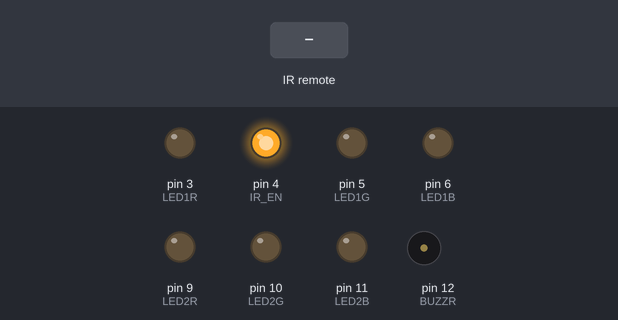
Simulated run of this sketch. Board: Arduino Nano, built with avr-gcc and run on an emulated ATmega328P. On the bench: output pins drawn as LEDs (lit = HIGH), buzzer (waves = sounding, pin HIGH). Inputs (shaded band) come from the test bench. Random numbers use the default seed unless the sketch sets one; what the sketch prints to the serial monitor is not drawn.

Above: at 1.2 s.
1.3 s: infrared code 0xE0E09E61 received
At 1.34 s:
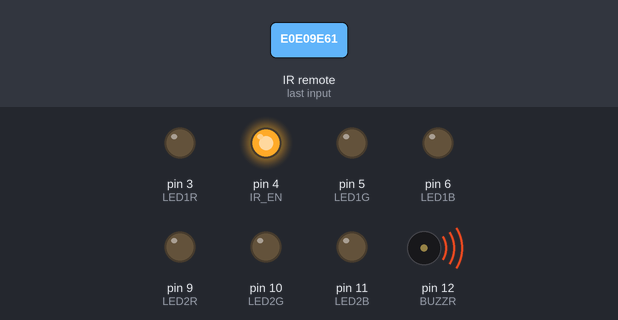
4.3 s: infrared code 0xE0E09E61 received
Timing chart, 0 to 7.3 s (numbered marks = the images above; inputs shaded):
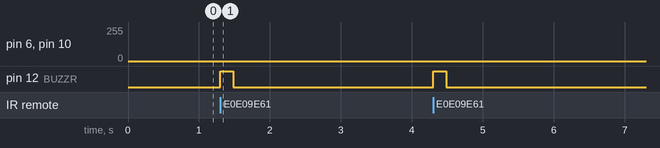

The sketch:

lasertag_prototyp_target.ino
```cpp
#include <IRremote.h>

// Config
const int hits_to_destroy = 3;

// Pin setup
const int LED1R = 3;
const int LED1G = 5;
const int LED1B = 6;
const int LED2R = 9;
const int LED2G = 10;
const int LED2B = 11;
const int BUZZR = 12;
const int IR_EN = 4;
const int IR_SI = 2;

// Used variables
float fader = 0;
float amount = 0.3;

int timer_blue = 0;
int timer_green = 0;
int hit_blue = 0;
int hit_green = 0;
int points_blue = 0;
int points_green = 0;

IRrecv irrecv(IR_SI);
decode_results results;

void setup() {
  Serial.begin(9600);

  pinMode(LED1R, OUTPUT);
  pinMode(LED1G, OUTPUT);
  pinMode(LED1B, OUTPUT);
  pinMode(LED2R, OUTPUT);
  pinMode(LED2G, OUTPUT);
  pinMode(LED2B, OUTPUT);
  pinMode(BUZZR, OUTPUT);
  pinMode(IR_EN, OUTPUT);

  digitalWrite(IR_EN, HIGH);

  irrecv.enableIRIn();

  //Serial.println("Setup completed. Starting routine.");
}

void loop() {
  if (irrecv.decode(&results)) {
    //Serial.print("Got IR command: ");
    //Serial.println(results.value, HEX);
    if (results.value == 0xE0E09E61 || results.value == 0xD2B47) {
      //Serial.println("I was tagged.");
      digitalWrite(BUZZR, HIGH);
      float burstfade = 128;
      float burstamount = 1.5;
      while (burstfade > 0) {
        analogWrite(LED1R, burstfade);
        analogWrite(LED1G, burstfade);
        analogWrite(LED1B, burstfade);
        analogWrite(LED2R, burstfade);
        analogWrite(LED2G, burstfade);
        analogWrite(LED2B, burstfade);
        burstfade += burstamount;
        if (burstfade >= 255) {
          burstamount = -2 * burstamount;
        }
        delay(1);
      }
      digitalWrite(BUZZR, LOW);
      if (results.value == 0xE0E09E61) {
        hit_blue += 1;
        timer_blue = 0;
        if (hit_green > 0) {
          hit_green -= 1;
        }
      } else if (results.value == 0xD2B47) {
        hit_green += 1;
        timer_green = 0;
        if (hit_blue > 0) {
          hit_blue -= 1;
        }
      }
      Serial.print("Blue: ");
      Serial.print(hit_blue);
      Serial.print(" | Green: ");
      Serial.println(hit_green);
      if (hit_blue >= hits_to_destroy || hit_green >= hits_to_destroy) {
        analogWrite(LED1R, 0);
        analogWrite(LED1G, 0);
        analogWrite(LED1B, 0);
        analogWrite(LED2R, 0);
        analogWrite(LED2G, 0);
        analogWrite(LED2B, 0);
        delay(5000);
        if (hit_blue >= hits_to_destroy) {
          analogWrite(LED1B, 255);
          analogWrite(LED2B, 255);
          points_blue++;
        } else {
          analogWrite(LED1G, 255);
          analogWrite(LED2G, 255);
          points_green++;
        }
        Serial.print("SCORES Blue: ");
        Serial.print(points_blue);
        Serial.print(" | Green: ");
        Serial.println(points_green);
        fader = 128;
        hit_green = 0;
        hit_blue = 0;
        delay(10000);
        analogWrite(LED1R, 0);
        analogWrite(LED1G, 0);
        analogWrite(LED1B, 0);
        analogWrite(LED2R, 0);
        analogWrite(LED2G, 0);
        analogWrite(LED2B, 0);
        Serial.println("Reactivated.");
        delay(random(1, 5) * 1000);
      } else {
        delay(50);
      }
    }
    irrecv.resume();
    irrecv.enableIRIn();
  }
  analogWrite(LED1B, fader);
  analogWrite(LED2G, 255 - fader);
  fader += amount;
  if (fader > 255 || fader < 0) {
    amount = -amount;
  }
  timer_green++;
  if (timer_green > 5000 && hit_green > 0) {
    hit_green = 0;
  }
  timer_blue++;
  if (timer_blue > 5000 && hit_blue > 0) {
    hit_blue = 0;
  }
  delay(1);
}
```

Measured:
- after the input at 1.3 s, pin 12 (BUZZR): LOW → HIGH at once, → LOW 0.18 s later
